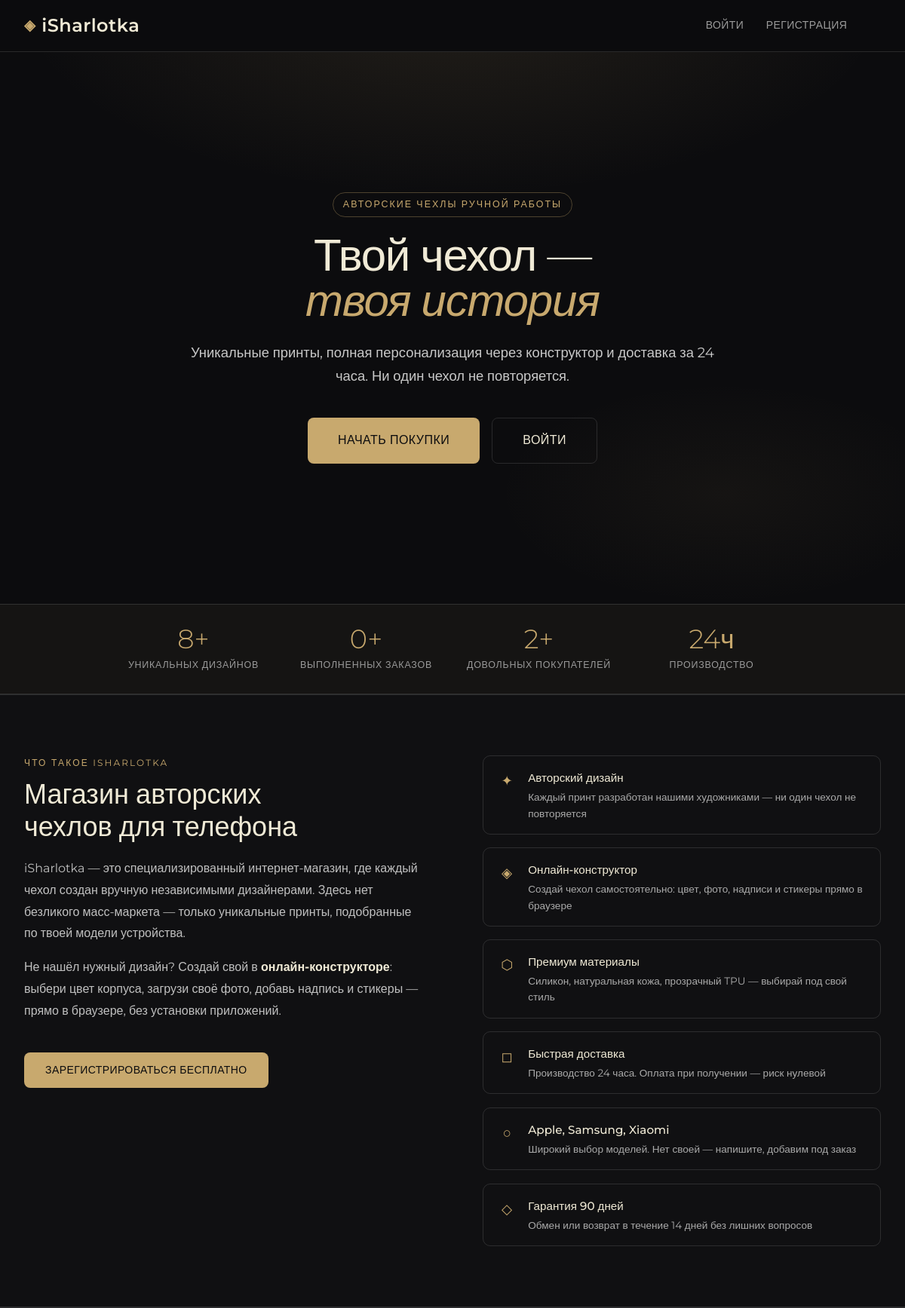
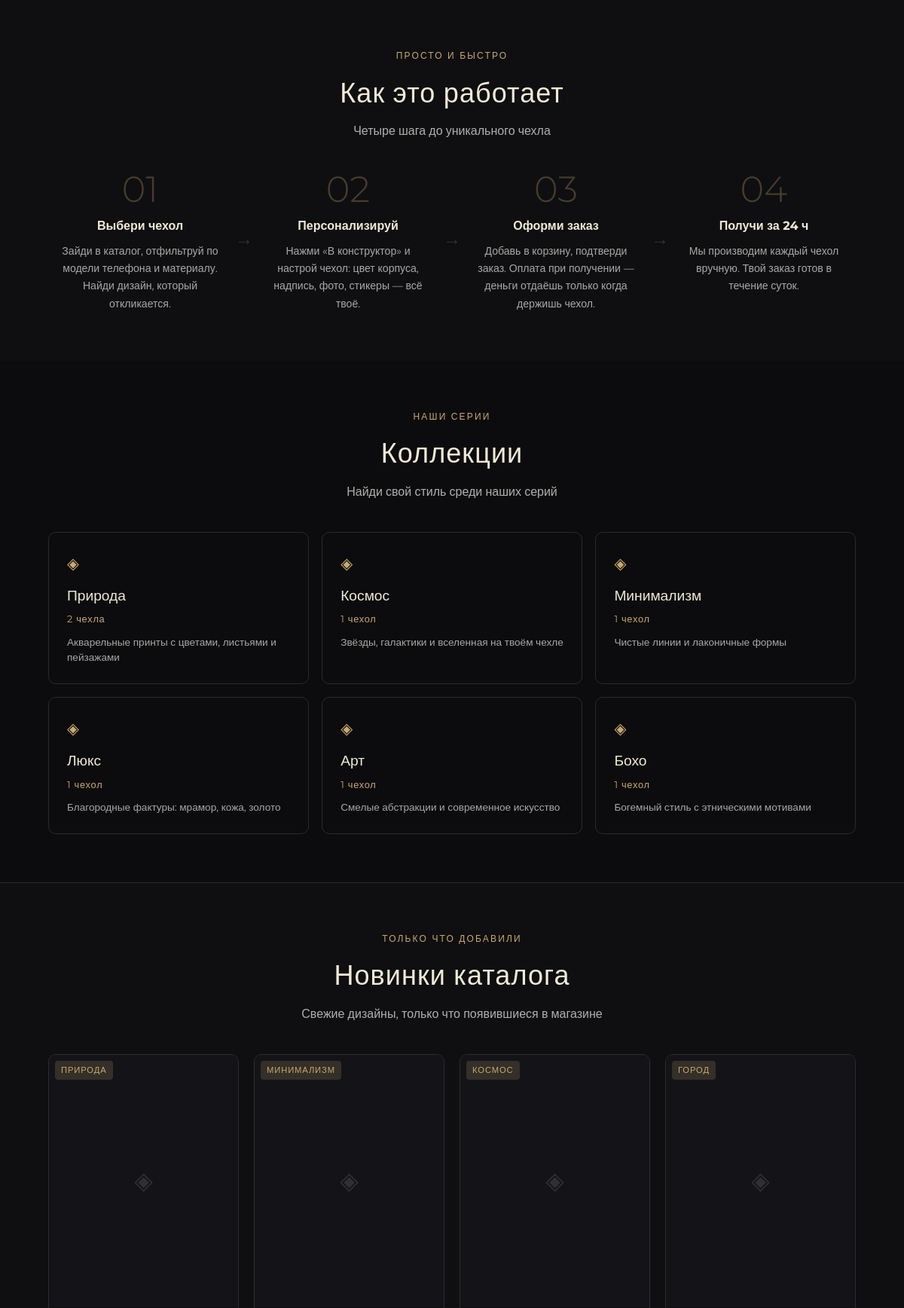
The page / (upper part) on the database its author committed (2 pictures, top to bottom).
### tables this page shows
CREATE TABLE IF NOT EXISTS collections (
    id_collection INT AUTO_INCREMENT PRIMARY KEY,
    name VARCHAR(100) NOT NULL,
    description TEXT,
    cover_image VARCHAR(255),
    created_at TIMESTAMP DEFAULT CURRENT_TIMESTAMP
);

CREATE TABLE IF NOT EXISTS cases_catalog (
    id_case INT AUTO_INCREMENT PRIMARY KEY,
    title VARCHAR(200) NOT NULL,
    description TEXT,
    price DECIMAL(10,2) NOT NULL,
    count INT DEFAULT 0,
    image VARCHAR(255),
    collection_id INT,
    inscription VARCHAR(255),
    sticker TINYINT(1) DEFAULT 0,
    color VARCHAR(50),
    material_id INT,
    model_id INT,
    has_3d TINYINT(1) DEFAULT 0,
    created_at TIMESTAMP DEFAULT CURRENT_TIMESTAMP,
    FOREIGN KEY (material_id) REFERENCES materials(id_material) ON DELETE SET NULL,
    FOREIGN KEY (model_id) REFERENCES device_models(id_model) ON DELETE SET NULL,
    FOREIGN KEY (collection_id) REFERENCES collections(id_collection) ON DELETE SET NULL
);

### includes/auth.php (called while the page is built, shortened)
<?php
function isLoggedIn(): bool {
    return isset($_SESSION['user_id']);
}

### index.php (the view, shortened to what this page needs)
<?php
require_once __DIR__ . '/includes/auth.php';
require_once __DIR__ . '/config/db.php';
$featured    = $pdo->query("SELECT c.*, col.name as col_name
    FROM cases_catalog c
    LEFT JOIN collections col ON c.collection_id = col.id_collection
    ORDER BY c.created_at DESC LIMIT 4")->fetchAll();
$collections = $pdo->query("SELECT col.*, COUNT(c.id_case) as cnt
    FROM collections col
    LEFT JOIN cases_catalog c ON c.collection_id = col.id_collection
    GROUP BY col.id_collection ORDER BY cnt DESC LIMIT 6")->fetchAll();
$totalCases   = $pdo->query("SELECT COUNT(*) FROM cases_catalog")->fetchColumn();
$totalOrders  = $pdo->query("SELECT COUNT(*) FROM orders WHERE status='completed'")->fetchColumn();
$totalReviews = $pdo->query("SELECT COUNT(*) FROM reviews WHERE status='approved'")->fetchColumn();
require_once __DIR__ . '/includes/header.php';
?>
<section class="hero-section">
    <div class="hero-bg"></div>
    <div class="hero-content fade-in">
        <span class="hero-eyebrow">Авторские чехлы ручной работы</span>
        <h1 class="hero-title">
            Твой чехол —<br><em>твоя история</em>
        </h1>
        <p class="hero-sub">
            Уникальные принты, полная персонализация через конструктор
            и доставка за 24 часа. Ни один чехол не повторяется.
        </p>
        <div class="hero-cta">
            <?php if (isLoggedIn()): ?>
                <a href="<?= BASE_URL ?>/catalog.php" class="btn btn-primary btn-lg">Смотреть каталог</a>
                <a href="<?= BASE_URL ?>/cart.php" class="btn btn-outline btn-lg">Корзина</a>
            <?php else: ?>
                <a href="<?= BASE_URL ?>/register.php" class="btn btn-primary btn-lg">Начать покупки</a>
                <a href="<?= BASE_URL ?>/login.php" class="btn btn-outline btn-lg">Войти</a>
            <?php endif; ?>
        </div>
    </div>
</section>
<section class="home-stats">
    <div class="home-stats-grid">
        <div class="home-stat-item">
            <div class="home-stat-num"><?= $totalCases ?>+</div>
            <div class="home-stat-label">Уникальных дизайнов</div>
        </div>
        <div class="home-stat-item">
            <div class="home-stat-num"><?= $totalOrders ?>+</div>
            <div class="home-stat-label">Выполненных заказов</div>
        </div>
        <div class="home-stat-item">
            <div class="home-stat-num"><?= $totalReviews ?>+</div>
            <div class="home-stat-label">Довольных покупателей</div>
        </div>
        <div class="home-stat-item">
            <div class="home-stat-num">24ч</div>
            <div class="home-stat-label">Производство</div>
        </div>
    </div>
</section>
<section class="home-about-section">
    <div class="home-about-inner">
        <div class="home-about-text">
            <span class="section-eyebrow">Что такое iSharlotka</span>
            <h2 class="home-about-title">Магазин авторских<br>чехлов для телефона</h2>
            <p class="home-about-desc">
                iSharlotka — это специализированный интернет-магазин, где каждый чехол создан вручную
                независимыми дизайнерами. Здесь нет безликого масс-маркета — только уникальные принты,
                подобранные по твоей модели устройства.
            </p>
            <p class="home-about-desc">
                Не нашёл нужный дизайн? Создай свой в <strong>онлайн-конструкторе</strong>:
                выбери цвет корпуса, загрузи своё фото, добавь надпись и стикеры —
                прямо в браузере, без установки приложений.
            </p>
            <?php if (!isLoggedIn()): ?>
            <a href="<?= BASE_URL ?>/register.php" class="btn btn-primary" style="margin-top:1.5rem">
                Зарегистрироваться бесплатно
            </a>
            <?php endif; ?>
        </div>
        <div class="home-about-features">
            <div class="home-feature-item">
                <div class="home-feature-icon">✦</div>
                <div>
                    <div class="home-feature-title">Авторский дизайн</div>
                    <div class="home-feature-desc">Каждый принт разработан нашими художниками — ни один чехол не повторяется</div>
                </div>
            </div>
            <div class="home-feature-item">
                <div class="home-feature-icon">◈</div>
                <div>
                    <div class="home-feature-title">Онлайн-конструктор</div>
                    <div class="home-feature-desc">Создай чехол самостоятельно: цвет, фото, надписи и стикеры прямо в браузере</div>
                </div>
            </div>
            <div class="home-feature-item">
                <div class="home-feature-icon">⬡</div>
                <div>
                    <div class="home-feature-title">Премиум материалы</div>
                    <div class="home-feature-desc">Силикон, натуральная кожа, прозрачный TPU — выбирай под свой стиль</div>
                </div>
            </div>
            <div class="home-feature-item">
                <div class="home-feature-icon">◻</div>
                <div>
                    <div class="home-feature-title">Быстрая доставка</div>
                    <div class="home-feature-desc">Производство 24 часа. Оплата при получении — риск нулевой</div>
                </div>
            </div>
            <div class="home-feature-item">
                <div class="home-feature-icon">○</div>
                <div>
                    <div class="home-feature-title">Apple, Samsung, Xiaomi</div>
                    <div class="home-feature-desc">Широкий выбор моделей. Нет своей — напишите, добавим под заказ</div>
                </div>
            </div>
            <div class="home-feature-item">
                <div class="home-feature-icon">◇</div>
                <div>
                    <div class="home-feature-title">Гарантия 90 дней</div>
                    <div class="home-feature-desc">Обмен или возврат в течение 14 дней без лишних вопросов</div>
                </div>
            </div>
        </div>
    </div>
</section>
<section class="how-section">
    <div class="container">
        <div class="section-header">
            <span class="section-eyebrow">Просто и быстро</span>
            <h2 class="section-title">Как это работает</h2>
            <p class="section-sub">Четыре шага до уникального чехла</p>
        </div>
        <div class="how-steps">
            <div class="how-step">
                <div class="how-step-num">01</div>
                <div class="how-step-body">
                    <h4>Выбери чехол</h4>
                    <p>Зайди в каталог, отфильтруй по модели телефона и материалу. Найди дизайн, который откликается.</p>
                </div>
            </div>
            <div class="how-step-arrow">→</div>
            <div class="how-step">
                <div class="how-step-num">02</div>
                <div class="how-step-body">
                    <h4>Персонализируй</h4>
                    <p>Нажми «В конструктор» и настрой чехол: цвет корпуса, надпись, фото, стикеры — всё твоё.</p>
                </div>
            </div>
            <div class="how-step-arrow">→</div>
            <div class="how-step">
                <div class="how-step-num">03</div>
                <div class="how-step-body">
                    <h4>Оформи заказ</h4>
                    <p>Добавь в корзину, подтверди заказ. Оплата при получении — деньги отдаёшь только когда держишь чехол.</p>
                </div>
            </div>
            <div class="how-step-arrow">→</div>
            <div class="how-step">
                <div class="how-step-num">04</div>
                <div class="how-step-body">
                    <h4>Получи за 24 ч</h4>
                    <p>Мы производим каждый чехол вручную. Твой заказ готов в течение суток.</p>
                </div>
            </div>
        </div>
    </div>
</section>
<?php if ($collections): ?>
<section class="home-collections-section">
    <div class="container">
        <div class="section-header">
            <span class="section-eyebrow">Наши серии</span>
            <h2 class="section-title">Коллекции</h2>
            <p class="section-sub">Найди свой стиль среди наших серий</p>
        </div>
        <div class="home-collections-grid">
            <?php foreach ($collections as $col): ?>
            <a href="<?= BASE_URL ?>/catalog.php?collection=<?= urlencode($col['id_collection']) ?>" class="home-col-card">
                <div class="home-col-icon">◈</div>
                <div class="home-col-name"><?= htmlspecialchars($col['name']) ?></div>
                <div class="home-col-count"><?= $col['cnt'] ?> <?= $col['cnt'] == 1 ? 'чехол' : ($col['cnt'] < 5 ? 'чехла' : 'чехлов') ?></div>
                <?php if ($col['description']): ?>
                    <div class="home-col-desc"><?= htmlspecialchars($col['description']) ?></div>
                <?php endif; ?>
            </a>
            <?php endforeach; ?>
        </div>
    </div>
</section>
<?php endif; ?>
<?php if ($featured): ?>
<section class="home-featured-section">
    <div class="container">
        <div class="section-header">
            <span class="section-eyebrow">Только что добавили</span>
            <h2 class="section-title">Новинки каталога</h2>
            <p class="section-sub">Свежие дизайны, только что появившиеся в магазине</p>
        </div>
        <div class="home-cases-grid stagger">
            <?php foreach ($featured as $c): ?>
            <a href="<?= BASE_URL ?>/product.php?id=<?= $c['id_case'] ?>" class="home-case-card">
                <div class="home-case-img">
                    <?php if ($c['image'] && file_exists(__DIR__.'/uploads/cases/'.$c['image'])): ?>
                        <img src="<?= BASE_URL ?>/uploads/cases/<?= htmlspecialchars($c['image']) ?>" alt="<?= htmlspecialchars($c['title']) ?>" loading="lazy">
                    <?php else: ?>
                        <span class="home-case-placeholder">◈</span>
                    <?php endif; ?>
                    <?php if ($c['col_name']): ?>
                        <span class="case-collection-badge"><?= htmlspecialchars($c['col_name']) ?></span>
                    <?php endif; ?>
                </div>
            </a>
            <?php endforeach; ?>
        </div>
    </div>
</section>
<?php endif; ?>
<?php require_once __DIR__ . '/includes/footer.php'; ?>

### rows shown on the page
collections: name "Природа", cnt "2", shows "чехла", description "Акварельные принты с цветами, листьями и пейзажами"
collections: name "Космос", cnt "1", shows "чехол", description "Звёзды, галактики и вселенная на твоём чехле"
collections: name "Минимализм", cnt "1", shows "чехол", description "Чистые линии и лаконичные формы"
collections: name "Люкс", cnt "1", shows "чехол", description "Благородные фактуры: мрамор, кожа, золото"
collections: name "Арт", cnt "1", shows "чехол", description "Смелые абстракции и современное искусство"
collections: name "Бохо", cnt "1", shows "чехол", description "Богемный стиль с этническими мотивами"
cases_catalog: collection.name "ПРИРОДА"
cases_catalog: collection.name "МИНИМАЛИЗМ"
cases_catalog: collection.name "КОСМОС"
cases_catalog: collection.name "ГОРОД"

### other values the page prints
$totalCases "8"
$totalOrders "0"
$totalReviews "2"
